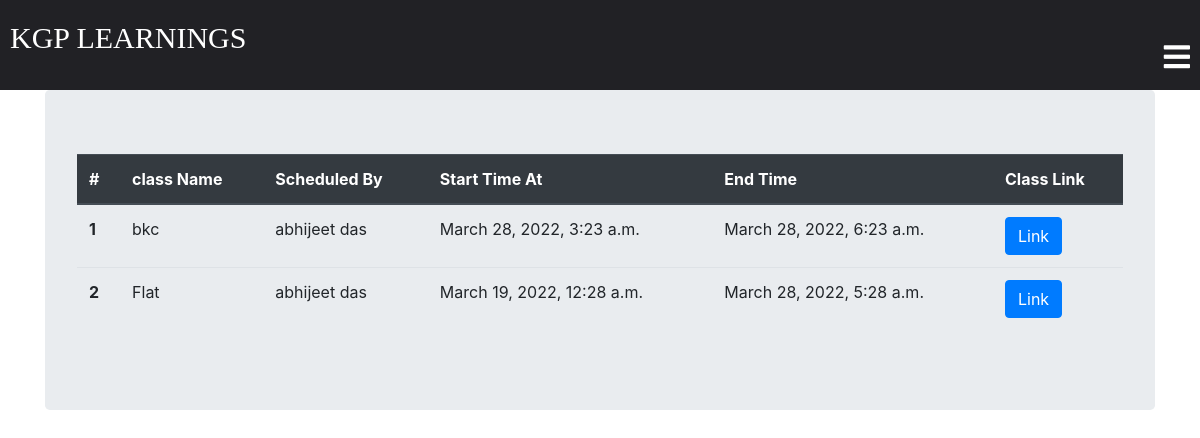
/classroom/class_liveClass/ (signed in), run on an earlier commit of the app's database.
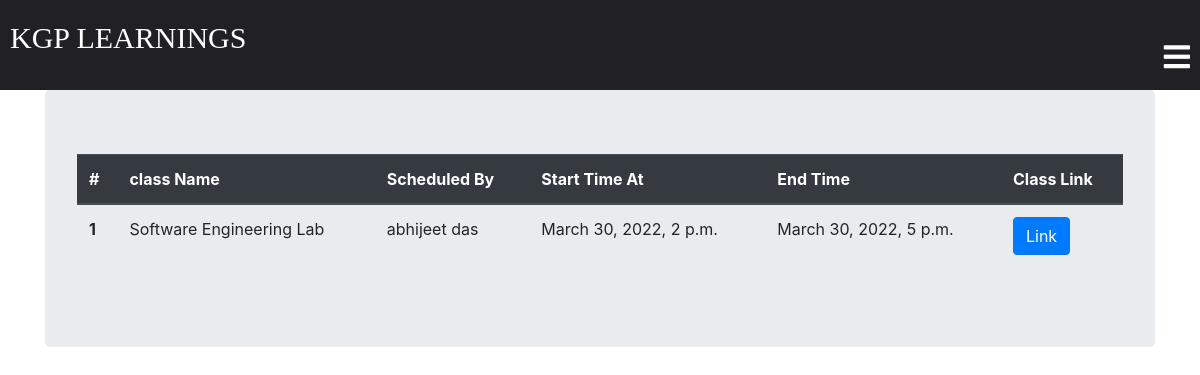
And on a later commit of the database.
### classroom/models.py (models this page shows, shortened)
class LiveClass(models.Model):
    student = models.ManyToManyField(Student, related_name='student_liveClass')
    teacher = models.ForeignKey(
        Teacher, related_name='teacher_liveClass', on_delete=models.CASCADE, default=None)
    created_at = models.DateTimeField(auto_now=True)
    StartTime = models.DateTimeField(auto_now=False, null=True)
    Classlink = models.CharField(max_length=250)
    EndTime = models.DateTimeField(auto_now=False, null=True)
    ClassName = models.CharField(max_length=250)
    class Meta:
        ordering = ['-created_at']

class Teacher(models.Model):
    user = models.OneToOneField(
        User, on_delete=models.CASCADE, primary_key=True, related_name='Teacher')
    teacher_profile_pic = models.ImageField(
        upload_to="classroom/teacher_profile_pic", blank=True)
    subject_name = models.CharField(max_length=250)
    email = models.EmailField(max_length=254)
    name = models.CharField(max_length=250)
    class_students = models.ManyToManyField(Student, through="StudentsInClass")
    phone = models.IntegerField()
    def __str__(self):
        return self.name

### classroom/views.py (the view)
# urls.py: path('class_liveClass/',views.class_liveClass,name="class_liveClass"),
@login_required
def class_liveClass(request):
    currentDateTime = datetime.datetime.now()
    template = "classroom/class_liveClass.html"
    student = request.user.Student
    return render(request, template, {'student': student, 'currentDateTime': currentDateTime})

### template/classroom/class_liveClass.html (shortened to what this page needs)
{% extends 'classroom/base.html' %}
{% block content %}
<div class="container">
  <div class="jumbotron">
    {% if student.student_liveClass.count == 0 %}
    <h2>No classes Yet</h2>
    {% else %}
    <table class="table">
      <thead class="thead-dark">
        <tr>
          <th scope="col">#</th>
          <th scope="col">class Name</th>
          <th scope="col">Scheduled By</th>
          <th scope="col">Start Time At</th>
          <th scope="col">End Time</th>
          <th scope="col">Class Link</th>
        </tr>
      </thead>
      <tbody>
        {% for class in student.student_liveClass.all %}
          <tr>
            <th scope="row">{{ forloop.counter }}</th>
            <td>{{ class.ClassName }}</td>
            <td>{{ class.teacher }}</td>
            <td>{{ class.StartTime }}</td>
            <td>{{ class.EndTime }}</td>
            <td><a href="{{ class.Classlink }}" target="_blank"class="btn btn-primary" target="_blank">Link</a></td>
          </tr>
          {% endfor %}
      </tbody>
    </table>
    {% endif %}
  </div>
</div>
{% endblock %}

What changed in the data, as far as the page shows it:
removed LiveClass: ClassName "bkc", teacher "abhijeet das", StartTime "March 28, 2022, 3:23 a.m.", EndTime "March 28, 2022, 6:23 a.m."
removed LiveClass: ClassName "Flat", teacher "abhijeet das", StartTime "March 19, 2022, 12:28 a.m.", EndTime "March 28, 2022, 5:28 a.m."
added LiveClass: ClassName "Software Engineering Lab", teacher "abhijeet das", StartTime "March 30, 2022, 2 p.m.", EndTime "March 30, 2022, 5 p.m."
